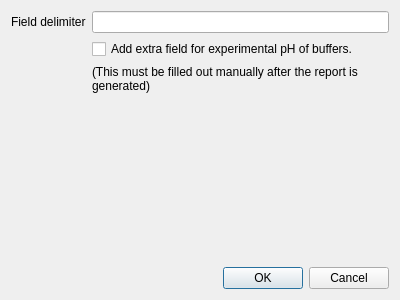
<?xml version="1.0" encoding="UTF-8"?>
<ui version="4.0">
 <class>CSVSummarizerOptionsDialog</class>
 <widget class="QDialog" name="CSVSummarizerOptionsDialog">
  <property name="geometry">
   <rect>
    <x>0</x>
    <y>0</y>
    <width>400</width>
    <height>300</height>
   </rect>
  </property>
  <property name="windowTitle">
   <string>Set CSV summarizer options</string>
  </property>
  <layout class="QVBoxLayout" name="verticalLayout">
   <item>
    <layout class="QFormLayout" name="formLayout">
     <item row="1" column="0">
      <widget class="QLabel" name="ql_delimiter">
       <property name="text">
        <string>Field delimiter</string>
       </property>
      </widget>
     </item>
     <item row="1" column="1">
      <widget class="QLineEdit" name="qle_delimiter"/>
     </item>
     <item row="2" column="1">
      <widget class="QCheckBox" name="qcb_experimentalpH">
       <property name="sizePolicy">
        <sizepolicy hsizetype="Minimum" vsizetype="Preferred">
         <horstretch>0</horstretch>
         <verstretch>0</verstretch>
        </sizepolicy>
       </property>
       <property name="text">
        <string>Add extra field for experimental pH of buffers.</string>
       </property>
      </widget>
     </item>
     <item row="3" column="1">
      <widget class="QLabel" name="ql_experimentalpH">
       <property name="text">
        <string>(This must be filled out manually after the report is generated)</string>
       </property>
       <property name="wordWrap">
        <bool>true</bool>
       </property>
      </widget>
     </item>
    </layout>
   </item>
   <item>
    <widget class="QDialogButtonBox" name="buttonBox">
     <property name="standardButtons">
      <set>QDialogButtonBox::Cancel|QDialogButtonBox::Ok</set>
     </property>
    </widget>
   </item>
  </layout>
 </widget>
 <resources/>
 <connections/>
</ui>
